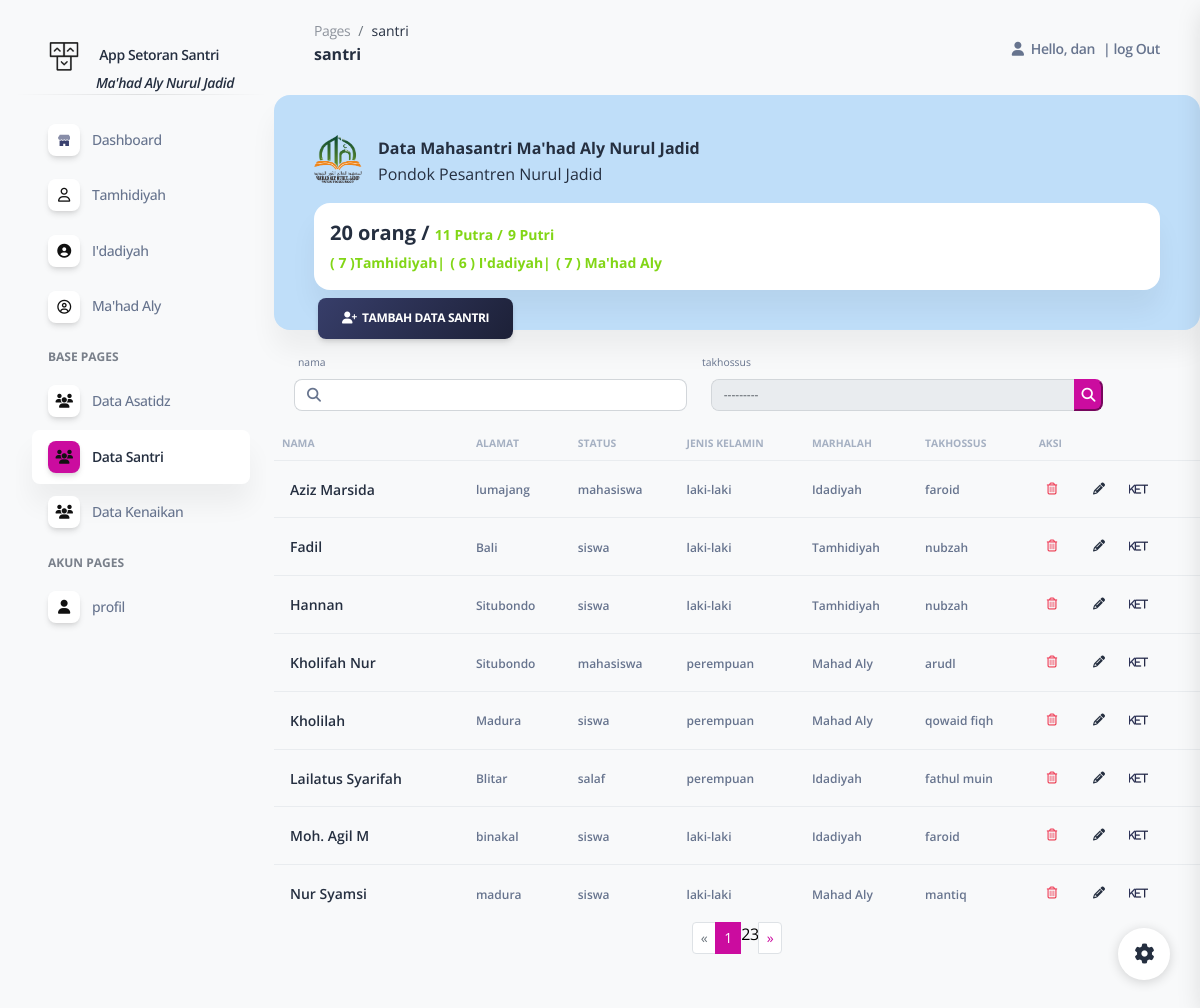
Page /santri (signed in) on the committed database.
### appstor/models.py (models this page shows, shortened)
class Santri(models.Model):
    jenis={
        ('laki-laki','laki-laki'),
        ('perempuan','perempuan')
     }
    statusp={
        ('siswa','siswa'),
        ('mahasiswa','mahasiswa'),
        ('salaf','salaf')
     }
    marhalah={
        ('Tamhidiyah','Tamhidiyah'),
        ('Idadiyah','Idadiyah'),
        ('Mahad Aly','Mahad Aly'),
     }
    jns={
        ('nubzah','nubzah'),
        ('fathul qorib','fathul qorib'),
        ('fathul muin','fathul muin'),
        ('faroid','faroid'),
        ('arudl','arudl'),
        ('mantiq','mantiq'),
        ('balaghoh','balaghoh'),
        ('qowaid fiqh','qowaid fiqh'),
        ('usul fiqh','usul fiqh'),
     }
    nama = models.CharField(max_length=200, blank=False, null=True)
    alamat = models.CharField( max_length=200, blank=True, null=True)
    status = models.CharField(choices=statusp, max_length=200, blank=True, null=True)
    jk = models.CharField(choices=jenis, max_length=20, blank=True, null=True)
    marhalah= models.CharField(choices=marhalah, max_length=30, blank=True, null=True)
    takhossus = models.CharField(choices=jns, max_length=30, blank=True, null=True)

### appstor/decorators.py (the view)
        def perubahan_halaman(request, *args, **kwargs):
            print('Nama User', yang_diizinkan )
            group = None
            if request.user.groups.exists():
                group = request.user.groups.all()[0].name
            if group in yang_diizinkan :
                return fungsi_awal(request, *args, **kwargs)
            else:
                return HttpResponse('<h2><center>Anda Tidak Dijikankan Ke Tampilam ini</center></h2>')

### appstor/templates/data/santri.html (shortened to what this page needs)
{% extends "data/main.html" %}
{% block content %}
{% load widget_tweaks %}
{% load static %}
<div class="col-12">
    <div class="card mb-2 " style="background-color:rgb(191, 222, 249);">
        <div class="card-header bg-transparent my-3 mx-3 justify-content-end position-relative badge-colors:#ff0000;">
            <div>
                <img src="{% static 'img/logo mahad aly.png'%}" class="avatar avatar  me-4 position-absolute ">
            </div>
            <div class="mx-6 ">
                <h6 class="font-weight-bolder my-0 ">Data Mahasantri Ma'had Aly Nurul Jadid</h6>
                <h6 class="font-weight-normal my-0 ">Pondok Pesantren Nurul Jadid</h6>
            </div>
            <div class="col-xl-0 col-sm-0 mb-xl-0 mt-3 mb-4">
                <div class="card">
                    <div class="card-body p-3">
                        <div class="row">
                            <div class="col-8">
                                <div class="numbers">
                                    <h5 class="font-weight-bolder mb-0">
                                        {{ sn }} orang /
                                        <span class="text-success text-sm font-weight-bolder">{{ l }} Putra /</span>
                                        <span class="text-success text-sm font-weight-bolder">{{ p }} Putri</span>
                                    </h5>
                                    <div>
                                        <h5 class="font-weight-bolder mb-0">
                                            <span class="text-success text-sm font-weight-bolder">( {{ tm }} )Tamhidiyah|</span>
                                            <span class="text-success text-sm font-weight-bolder">( {{ id }} ) I'dadiyah|</span>
                                            <span class="text-success text-sm font-weight-bolder">( {{ ma }} ) Ma'had Aly</span>
                                        </h5>
                                    </div>
                                </div>
                            </div>
                        </div>
                    </div>
                </div>
            </div>
            <div class="position-absolute bg-cover top-  ms-3 mb-2 mt-2 mx-20 ">
                <div class="row">
                    <a class=" btn bg-gradient-dark mb-0" href="{% url 'tbsantri' %}"><i
                            class="fa fa-user-plus"></i>&nbsp;&nbsp;tambah data santri</a>
                </div>
            </div>
        </div>
    </div>
    <div class="row  text-xxs mt-4 ms-4 w-90 ">
        nama
        <div class="col input-group " style="width: 10;" aria-placeholder="cari nama">
        </div>
        takhossus
        <div class="col ms-1 ">
        </div>
    </div>
    <form method="get">
        <div class="row  text-sm mt-2 ms-2 w-90 ">
            <div class="col input-group " style="width: 100;" aria-placeholder="cari nama">
                <span class="input-group-text text-body"><i class="fas fa-search" aria-hidden="true"
                        aria-placeholder="nama"></i></span>
                {{ filter_data_santri.form.nama | add_class:"form-control form-control-sm"}}
            </div>
            <div class="col input-group " style="width: 100;" aria-placeholder="cari nama">
                {{ filter_data_santri.form.takhossus | add_class:"form-control form-control-sm"}}
                <button class="fa fa-search background-color  btn-primary disabled border-radius-md"> </button>
            </div>
        </div>
    </form>
    <div class="card-body px-0 pt-0 pb-2 my-3">
        <div class="table-responsive p-0">
            <table class="table align-items-center justify-content-center mb-0">
                <thead>
                    <tr>
                        <td class="text-uppercase text-secondary text-xxs font-weight-bolder opacity-7 ps-2">
                            Nama</td>
                        <td class="text-uppercase text-secondary text-xxs font-weight-bolder opacity-7 ps-2">
                            alamat</td>
                        <td class="text-uppercase text-secondary text-xxs font-weight-bolder  opacity-7 me-sm-1 ps-2">
                            status</td>
                        <td class="text-uppercase text-secondary text-xxs font-weight-bolder  opacity-7 me-sm-1 ps-2">
                            Jenis kelamin</td>
                        <td class="text-uppercase text-secondary text-xxs font-weight-bolder  opacity-7  ps-2">
                            Marhalah</td>
                        <td class="text-uppercase text-secondary text-xxs font-weight-bolder  opacity-7 me-sm-1 ps-2">
                            takhossus</td>
                        <td class="text-uppercase text-secondary text-xxs font-weight-bolder  opacity-7 ps-2">
                            aksi</td>
                    </tr>
                </thead>
                <tbody>
                    {% for datanubzah in halaman_order_custumer.object_list %}
                    <tr>
                        <td>
                            <div class="d-flex px-2">
                                <div class="my-auto">
                                    <h6 class="mb-0 text-sm"> {{ datanubzah.nama }}</h6>
                                </div>
                            </div>
                        </td>
                        <td>
                            <span class="text-xs font-weight-bold"> {{ datanubzah.alamat }}</span>
                        </td>
                        <td>
                            <span class="text-xs font-weight-bold"> {{ datanubzah.status }}</span>
                        </td>
                        <td>
                            <span class="text-xs font-weight-bold"> {{ datanubzah.jk }}</span>
                        </td>
                        <td>
                            <span class="text-xs font-weight-bold"> {{ datanubzah.marhalah }}</span>
                        </td>
                        <td>
                            <span class="text-xs font-weight-bold"> {{ datanubzah.takhossus }}</span>
                        </td>
                        <td class="align-items-center me-sm-0 ps-0">
                            <a class="btn btn-link text-danger text-gradient px-3 mb-0"
                                href="{% url 'delete_santri' datanubzah.id %}"><i class="far fa-trash-alt me-0 "
                                    aria-hidden="true"> </i></a>
                            <a class="btn btn-link text-dark px-3 mb-0"
                                href="{% url 'update_santri' datanubzah.id %}"><i
                                    class="fas fa-pencil-alt text-dark me-1" aria-hidden="true"></i></a>
                                    <a class="btn btn-link text-dark text-gradient px-0 mb-0"
                                    href="{% url 'tampilket' datanubzah.id %}"><i
                                        class="fa fa-view text-xxs me-0" aria-hidden="true">ket</i></a>
                        </td>
                    </tr>
                    </tr>{% endfor %}
                </tbody>
            </table>
            <nav aria-label="Page navigation">
                <ul class="pagination pagination-sm  justify-content-center">
                    <li class="page-item {% if not previous %} disabled {% endif %}">
                        <a class="page-link" href="{{ previous }}" aria-label="Previous">
                            <span aria-hidden="true">&laquo;</span>
                        </a>
                    </li>
                    {% for n in halaman_order_custumer.paginator.page_range %}
                    {% if halaman_order_custumer.number == n %}
                    <li class="page-item active" aria>
                        <span class="page-link">
                            {{ n }}
                        </span>
                    </li>
                    {% elif n > halaman_order_custumer.number|add:-3 and n < halaman_order_custumer.number|add:3 %} <li
                        class="page-item"><a class="pagelink" href="?halaman={{ n }}">{{ n }}</a></li>
                        {% endif %}
                        {% endfor %}
                        <li class="page-item {% if not next %} disabled {% endif %}">
                            <a class="page-link" href="{{ next }}" aria-label="Next">
                                <span aria-hidden="true">&raquo;</span>
                            </a>
                        </li>
                </ul>
            </nav>
        </div>
    </div>
</div>
{% endblock content %}

### appstor/templates/data/navbar.html (shortened to what this page needs)
{% load static %}
<!DOCTYPE html>
<html lang="en">
    <nav class="navbar navbar-main navbar-expand-lg px-0 mx-4 shadow-none border-radius-xl" id="navbarBlur" navbar-scroll="true">
        <div class="container-fluid py-1 px-3">
          <nav aria-label="breadcrumb">
            <ol class="breadcrumb bg-transparent mb-0 pb-0 pt-1 px-0 me-sm-6 me-5">
              <li class="breadcrumb-item text-sm"><a class="opacity-5 text-dark" href="javascript:;">Pages</a></li>
              <li class="breadcrumb-item text-sm text-dark active" aria-current="page">{{ page}}</li>
            </ol>
            <h6 class="font-weight-bolder mb-lg-3">{{ judul }}</h6>
          </nav>
          <div class="collapse navbar-collapse mt-sm-0 mt-2 me-md-0 me-sm-4" id="navbar">
            <ul class="navbar-nav  justify-content-end">
                <li class="nav-item d-flex align-items-center">
                    <a href="javascript:;" class="nav-link text-body font-weight-bold px-0">
                        <i class="fa fa-user me-sm-1"></i>
                        <span class="me-2 d-sm-inline d-none">Hello, {{ request.user }}</span>
                    </a>
                </li>
                {% if user.is_authenticated %}
                <li class="nav-item  d-flex align-items-center">
                    <a href="{% url 'logout' %}" class="nav-link text-body font-weight-bold px-0">
                    |
                        <span class="d-sm-inline M17 d-none">log Out</span>
                    </a>
                </li>
                {% endif %}
            </ul>
        </div>
    </div>
</nav>
</html>

### rows in the picture
Santri: nama "Aziz Marsida", alamat "lumajang", status "mahasiswa", jk "laki-laki", marhalah "Idadiyah", takhossus "faroid"
Santri: nama "Fadil", alamat "Bali", status "siswa", jk "laki-laki", marhalah "Tamhidiyah", takhossus "nubzah"
Santri: nama "Hannan", alamat "Situbondo", status "siswa", jk "laki-laki", marhalah "Tamhidiyah", takhossus "nubzah"
Santri: nama "Kholifah Nur", alamat "Situbondo", status "mahasiswa", jk "perempuan", marhalah "Mahad Aly", takhossus "arudl"
Santri: nama "Kholilah", alamat "Madura", status "siswa", jk "perempuan", marhalah "Mahad Aly", takhossus "qowaid fiqh"
Santri: nama "Lailatus Syarifah", alamat "Blitar", status "salaf", jk "perempuan", marhalah "Idadiyah", takhossus "fathul muin"
Santri: nama "Moh. Agil M", alamat "binakal", status "siswa", jk "laki-laki", marhalah "Idadiyah", takhossus "faroid"
Santri: nama "Nur Syamsi", alamat "madura", status "siswa", jk "laki-laki", marhalah "Mahad Aly", takhossus "mantiq"

### other values in the picture
{{ page }} "santri"
{{ judul }} "santri"
{{ request.user }} "dan"
{{ sn }} "20"
{{ l }} "11"
{{ p }} "9"
{{ tm }} "7"
{{ id }} "6"
{{ ma }} "7"
{{ n }} "1"
{{ n }} "2" "3"
